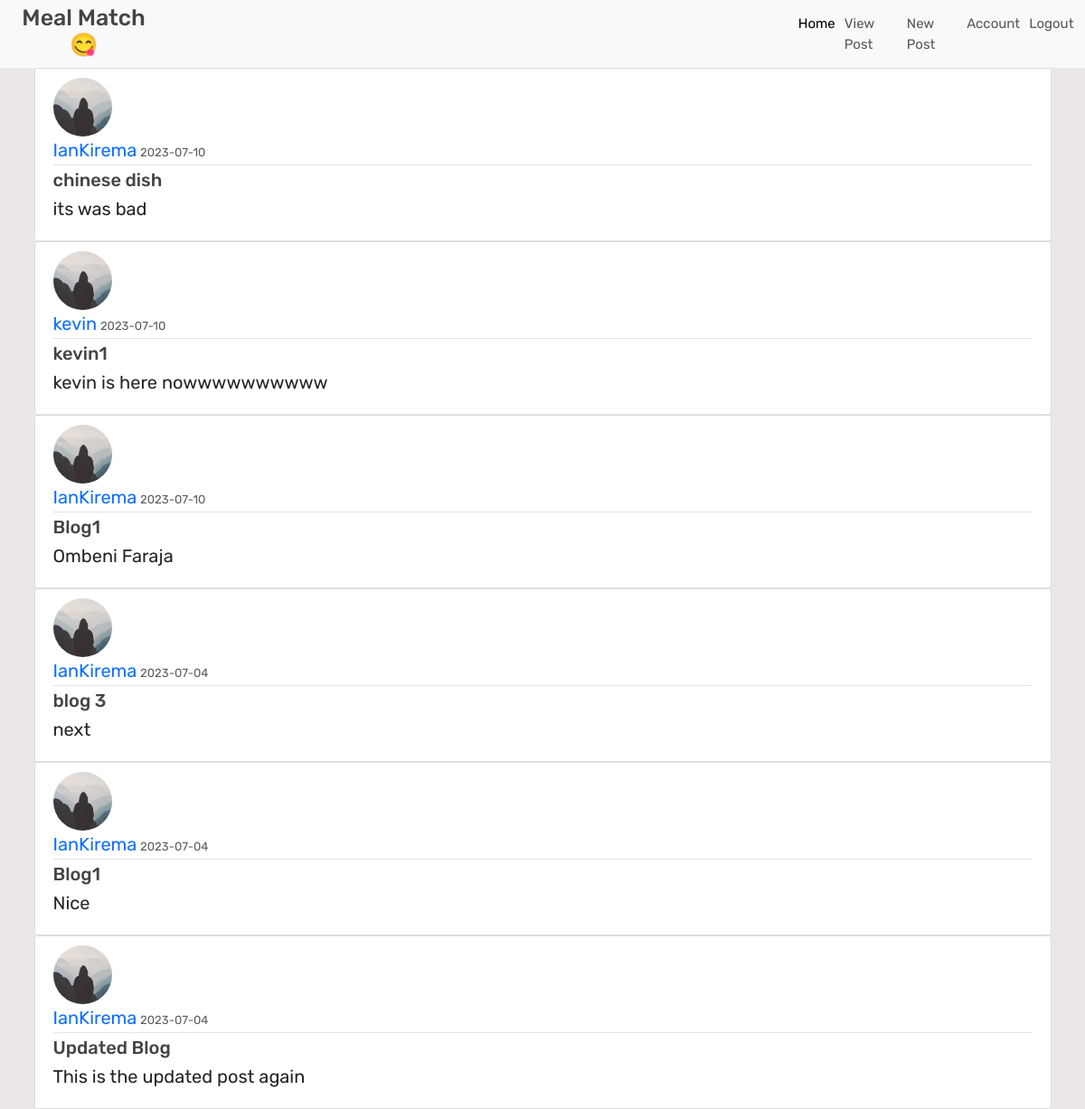
/view_post (signed in), run on the app's committed database.
### main/models.py (models this page shows, shortened)
class Post(db.Model):
    id = db.Column(db.Integer, primary_key=True)
    title = db.Column(db.String(100), nullable=False)
    date_posted = db.Column(db.DateTime, nullable=False, default=datetime.utcnow)
    content = db.Column(db.Text, nullable=False)
    user_id = db.Column(db.Integer, db.ForeignKey('user.id'), nullable=False)

class User(db.Model, UserMixin):
    id = db.Column(db.Integer, primary_key=True)
    username = db.Column(db.String(20), unique=True, nullable=False)
    email = db.Column(db.String(120), unique=True, nullable=False)
    image = db.Column(db.String(20), nullable=False, default='default.jpg')
    password = db.Column(db.String(60), nullable=False)
    created_at = db.Column(db.DateTime, nullable=False, default=datetime.utcnow)
    posts = db.relationship('Post', backref='author', lazy=True)

### main/routes.py (the view)
@app.route('/view_post')
def view_post():
    posts = Post.query.order_by(Post.date_posted.desc()).all()
    return render_template('view_post.html', title='View Posts', posts=posts)

### main/models.py (called while the page is built)
@login_manager.user_loader
def load_user(user_id):
    return User.query.get(int(user_id))

### main/templates/view_post.html
{% extends "base.html" %}
{% block content %}
    {% if current_user.is_authenticated %}
    {% for post in posts %}
    <article class="media content-section">
    <img class="rounded-circle article-img" src="{{ url_for('static', filename='profile_pics/' + post.author.image) }}">
    <div class="media-body">
        <div class="article-metadata">
        <a class="mr-2" href="#">{{ post.author.username }}</a>
        <small class="text-muted">{{ post.date_posted.strftime('%Y-%m-%d') }}</small>
        </div>
        <h2><a class="article-title" href="{{ url_for('post', post_id=post.id) }}">{{ post.title }}</a></h2>
        <p class="article-content">{{ post.content }}</p>
    </div>
    </article>
    {% endfor %}
    {% endif %}
{% endblock %}

### main/templates/base.html (shortened to what this page needs)
<!DOCTYPE html>
<html>
<head>
    <link href="https://cdn.jsdelivr.net/npm/bootstrap@5.3.0/dist/css/bootstrap.min.css" rel="stylesheet">
    <link rel="stylesheet" type="text/css" href="{{ url_for('static', filename='style.css') }}">
   <link rel="stylesheet" href="https://unpkg.com/swiper@8/swiper-bundle.min.css" />
   <link rel="stylesheet" href="https://cdnjs.cloudflare.com/ajax/libs/font-awesome/6.1.1/css/all.min.css">
   <link rel="stylesheet" type="text/css" href="{{ url_for('static', filename='home.css') }}">
</head>
<body>
  <nav class="navbar navbar-expand-lg bg-body-tertiary">
    <div class="container-fluid">
          {% if current_user.is_authenticated %}
          <h1 class="logo" style="text-align: center;">Meal Match 😋</h1><br>
            <div class="collapse navbar-collapse" id="navbarSupportedContent">
              <ul class="navbar-nav me-auto mb-2 mb-lg-0">
                <li class="nav-item">
                  <a class="nav-link active" aria-current="page" href="{{ url_for('home') }}">Home</a>
                </li>
                <li class="nav-item">
                  <a class="nav-link" href="{{ url_for('view_post') }}">View Post</a>
              </li>
              <li class="nav-item">
                <a class="nav-link" href="{{ url_for('new_post') }}">New Post</a>
              </li>
              <li class="nav-item">
                <a class="nav-link" href="{{ url_for('account') }}">Account</a>
              </li>
              <li class="nav-item">
                <a class="nav-link" href="{{ url_for('logout') }}">Logout</a>
              </li>
          {% endif %}
        </ul>
      </div>
    </div>
  </nav>
<div class="container">
{% block content %}{% endblock %}
</div>
</body>
</html>

### main/static/style.css (style rules this page uses)
body { background-color: rgb(236, 231, 231); }
* { font-size: 15px; }
.content-section { background: #ffffff; padding: 10px 20px; border: 1px solid #dddddd; border-radius: 3px; float: center; }
a { text-decoration: none; font-size: 20px; }
h1, h2, h3, h4, h5, h6 { color: #444444; }
.article-title { color: #444444; }
.article-content { white-space: pre-line; font-size: 20px; }
.article-img { height: 65px; width: 65px; margin-right: 16px; }
.article-metadata { padding-bottom: 1px; margin-bottom: 4px; border-bottom: 1px solid #e3e3e3 }
.navbar-nav { margin-left: 70rem; }

### main/static/home.css (style rules this page uses)
:root { --yellow:#fed330; --red:#e74c3c; --white:#fff; --black:#222; --light-color:#777; --border:.2rem solid var(--black); }
* { font-family: 'Rubik', sans-serif; margin:0; padding:0; box-sizing: border-box; outline: none; border: none; text-decoration: none; }
html { font-size: 62.5%; overflow-x: hidden; scroll-behavior: smooth; stop-opacity: 7rem; }

### data on the page
Post: image (placeholder picture), author.username "IanKirema", date_posted "2023-07-10", title "chinese dish", content "its was bad"
Post: image (placeholder picture), author.username "kevin", date_posted "2023-07-10", title "kevin1", content "kevin is here nowwwwwwwwww"
Post: image (placeholder picture), author.username "IanKirema", date_posted "2023-07-10", title "Blog1", content "Ombeni Faraja"
Post: image (placeholder picture), author.username "IanKirema", date_posted "2023-07-04", title "blog 3", content "next"
Post: image (placeholder picture), author.username "IanKirema", date_posted "2023-07-04", title "Blog1", content "Nice"
Post: image (placeholder picture), author.username "IanKirema", date_posted "2023-07-04", title "Updated Blog", content "This is the updated post again"
